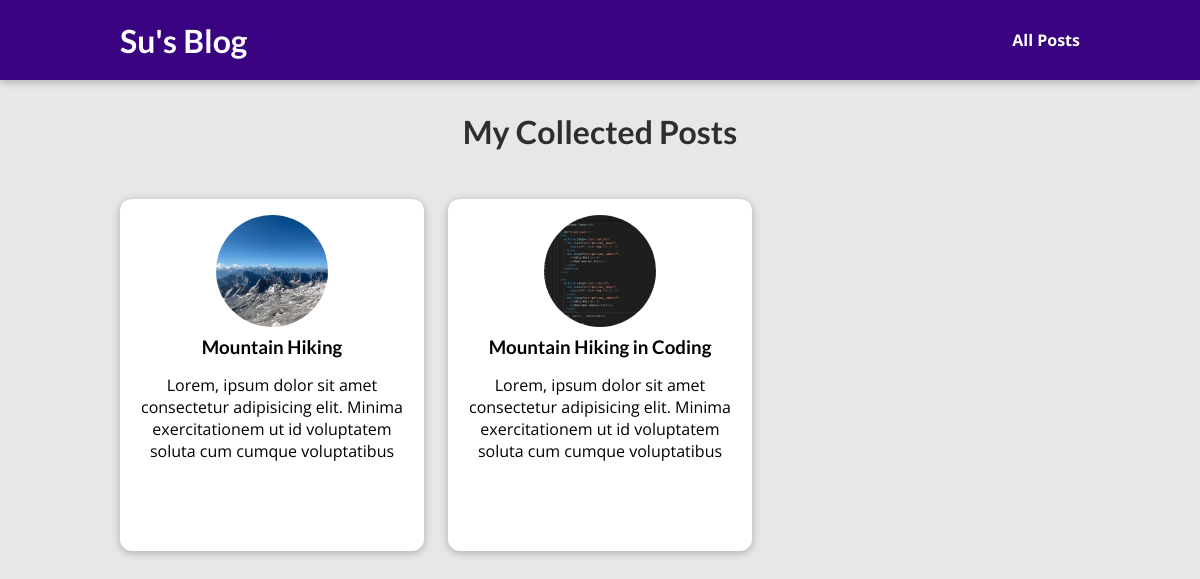
The page /posts on the database its author committed.
### blog/models.py (models this page shows)
class Post(models.Model):
    title = models.CharField(max_length=150)
    excerpt = models.CharField(max_length=200)
    image_name = models.CharField(max_length=100)
    date = models.DateField(auto_now=True)
    slug = models.SlugField(unique=True, db_index=True)
    content = models.TextField(validators=[MinLengthValidator(10)])
    author = models.ForeignKey(
        Author, on_delete=models.SET_NULL, null=True, related_name="posts")
    tags = models.ManyToManyField(Tag)

### blog/views.py (the view)
# urls.py: path("posts", views.posts, name="posts-page"),
def posts(request):
    all_posts = Post.objects.all().order_by("-date")
    return render(request, "blog/all-posts.html", {
        "all_posts": all_posts
    })

### blog/templates/blog/all-posts.html (shortened to what this page needs)
{% extends "base.html" %}
{% load static %}
{% block css_files %}
    <link rel="stylesheet" href="{% static "blog/post.css" %}">
    <link rel="stylesheet" href="{% static "blog/all-posts.css" %}" />
{% endblock %}
{% block content %}
<section id="all-posts">
    <h2>My Collected Posts</h2>
    <ul>
        {% for post in all_posts %}
            {% include "blog/includes/post.html" %}
        {% endfor %}
    </ul>
</section>
{% endblock %}

### blog/templates/blog/includes/post.html
{% load static %}
<li>
  <article class="post">
    <a href="{% url "post-detail-page" post.slug %}">
      <img src="{% static "blog/images/"|add:post.image_name %}" alt="{{ post.title }}"
      />
      <div class="post__content">
        <h3>{{ post.title }}</h3>
        <p>{{ post.excerpt }}</p>
      </div>
    </a>
  </article>
</li>

### static/app.css (style rules this page uses)
* { box-sizing: border-box; }
html { font-family: "Open Sans", "Lato", sans-serif; }
body { margin: 0; }
h1, h2, h3 { font-family: "Lato", sans-serif; font-weight: bold; }

### blog/static/blog/post.css (style rules this page uses)
.post { display: flex; flex-direction: column; align-items: center; text-align: center; }
.post a { text-decoration: none; color: black; transition: all 0.2s ease; padding: 1rem; }
.post img { width: 5rem; height: 5rem; object-fit: cover; border-radius: 50%; }
.post h3 { margin: 0.25rem 0; }

### blog/static/blog/all-posts.css (style rules this page uses)
body { background-color: #e7e7e7; }
#all-posts { margin: 7rem auto; width: 90%; max-width: 60rem; }
#all-posts h2 { text-align: center; font-size: 2rem; color: #2e2e2e; margin: 3rem 0; }
ul { list-style: none; margin: 0; padding: 0; display: grid; grid-template-columns: repeat(auto-fill, minmax(17rem, 1fr)); gap: 1.5rem; }
.post img { width: 7rem; height: 7rem; }
.post a { height: 22rem; transform-origin: center; box-shadow: 0 2px 8px rgba(0, 0, 0, 0.25); border-radius: 12px; background-color: white; }

### rows shown on the page
Post: image_name (picture), title "Mountain Hiking", excerpt "Lorem, ipsum dolor sit amet consectetur adipisicing elit. Minima exercitationem ut id voluptatem soluta cum cumque voluptatibus"
Post: image_name (picture), title "Mountain Hiking in Coding", excerpt "Lorem, ipsum dolor sit amet consectetur adipisicing elit. Minima exercitationem ut id voluptatem soluta cum cumque voluptatibus"
